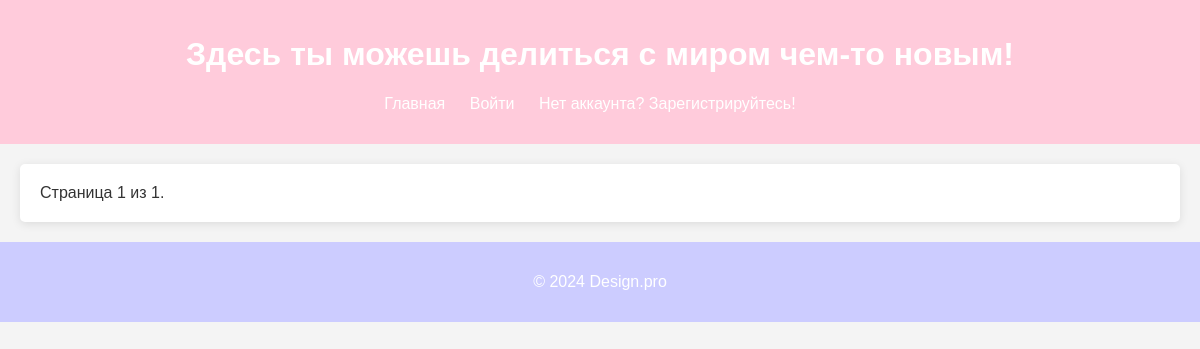
/BA/, run on an earlier commit of the app's database.
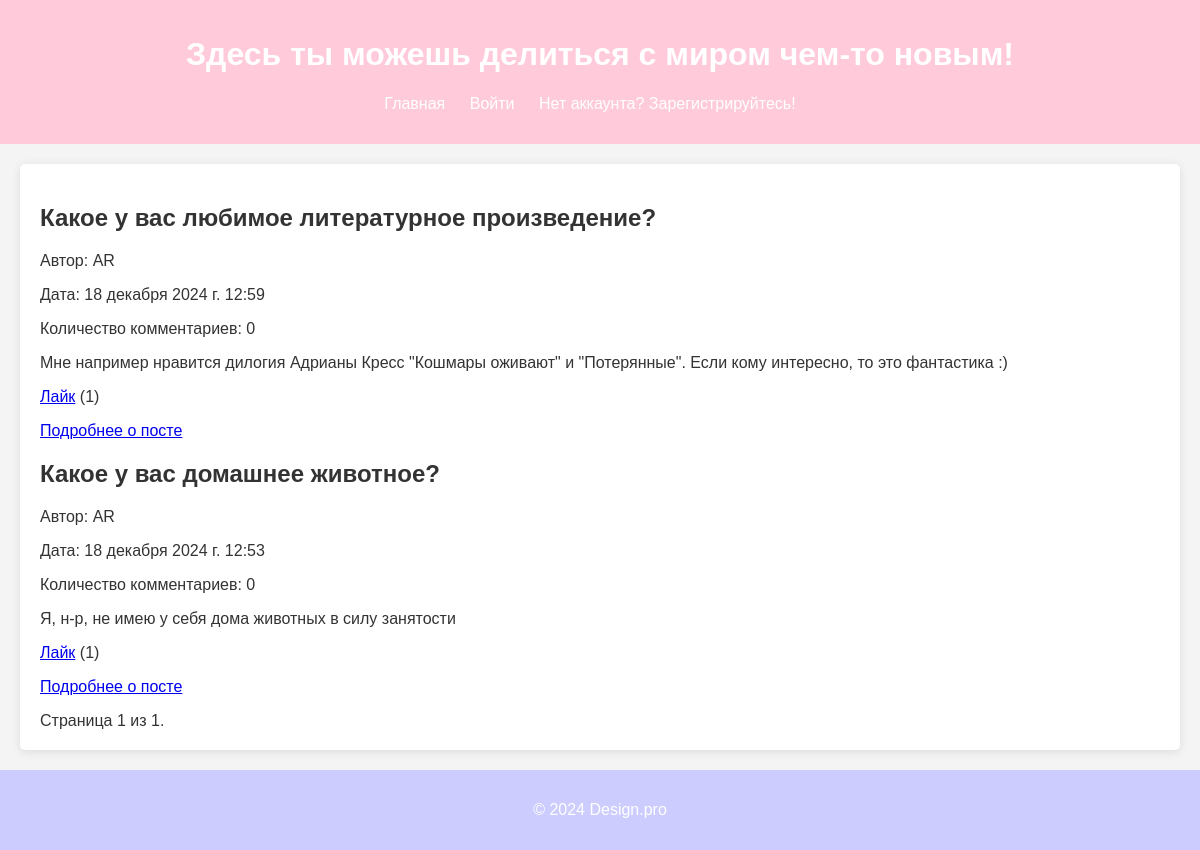
And on a later commit of the database.
### BA/models.py (models this page shows, shortened)
class Post(models.Model):
    author = models.ForeignKey(User, on_delete=models.CASCADE)
    title = models.CharField(max_length=200, verbose_name='Название')
    content = models.TextField(verbose_name='Контент')
    created_at = models.DateTimeField(auto_now_add=True)
    likes = models.ManyToManyField(User, related_name='liked_posts', blank=True)
    @property
    def comment_count(self):
        return self.comments.count()

class CustomUser(AbstractUser):
    first_name = models.CharField(max_length=150, blank=False, verbose_name='Имя')
    last_name = models.CharField(max_length=150, blank=False, verbose_name='Фамилия')
    username = models.CharField(max_length=150, unique=True, blank=False, verbose_name='Логин')
    email = models.EmailField(unique=True, blank=False, verbose_name='Электронная почта')
    middle_name = models.CharField(max_length=150, blank=False, verbose_name='Отчество')
    password1 = models.CharField(max_length=128, blank=False, null=True, verbose_name='Пароль')
    password2 = models.CharField(max_length=128, blank=False, null=True, verbose_name='Повтор пароля')
    avatar = models.ImageField(upload_to='avatars/', blank=True, null=True, verbose_name='Аватар')
    bio = models.TextField(blank=True, verbose_name='Биография')

### BA/views.py (the view)
# urls.py: path('', views.index, name='index'),
def index(request):
    posts = Post.objects.all().order_by('-created_at')
    paginator = Paginator(posts, 50)  # 50 постов на странице
    page_number = request.GET.get('page')
    page_obj = paginator.get_page(page_number)
    return render(request, 'index.html', {'page_obj': page_obj})

### BA/templates/index.html (shortened to what this page needs)
{% extends "base.html" %}
{% block content %}
{% for post in page_obj %}
    <div class="post">
        <h2>{{ post.title }}</h2>
        <p>Автор: {{ post.author.username }}</p>
        <p>Дата: {{ post.created_at }}</p>
        <p>Количество комментариев: {{ post.comment_count }}</p>
        <p>{{ post.content }}</p>
        <p>
            <a href="{% url 'BA:like_post' post.id %}">Лайк</a> ({{ post.likes.count }})
        </p>
        <p>
            <a href="{% url 'BA:post_detail' post.id %}">Подробнее о посте</a>
        </p>
    </div>
{% endfor %}
<div class="pagination">
    <span class="step-links">
        <span class="current">
            Страница {{ page_obj.number }} из {{ page_obj.paginator.num_pages }}.
        </span>
    </span>
</div>
{% endblock %}

### BA/templates/base.html (shortened to what this page needs)
<!DOCTYPE html>
<html lang="ru">
<head>
    {% load static %}
    <link rel="stylesheet" href="{% static 'css/style.css' %}">
</head>
<body>
    <header>
        <h1>Здесь ты можешь делиться с миром чем-то новым!</h1>
        <nav>
            <ul>
                <li><a href="{% url 'BA:index' %}">Главная</a></li>
                {% if user.is_authenticated %}
                <li><a href="{% url 'BA:profile' %}">Профиль</a></li>
                <form method="post" action="{% url 'BA:logout' %}">
                    {% csrf_token %}
                    <button type="submit">Выйти</button>
                </form>
                {% else %}
                <li><a href="{% url 'BA:login' %}">Войти</a></li>
                <li>Нет аккаунта? <a href="{% url 'BA:register' %}">Зарегистрируйтесь!</a></li>
                {% endif %}
            </ul>
        </nav>
    </header>
    <div class="container">
        <main>
            {% block content %}{% endblock %}
        </main>
    </div>
    <footer>
        <p>&copy; 2024 Design.pro</p>
    </footer>
</body>
</html>

### BA/static/css/style.css (style rules this page uses)
body { font-family: Arial, sans-serif; margin: 0; padding: 0; background-color: #f4f4f4; color: #333; }
header { background-color: #FFCBDB; color: #fff; padding: 15px 20px; text-align: center; }
nav ul { list-style-type: none; padding: 0; }
nav ul li { display: inline; margin-right: 20px; }
nav ul li a { color: #fff; text-decoration: none; }
.container { display: flex; margin: 20px; }
main { flex: 3; padding: 20px; background-color: #fff; border-radius: 5px; box-shadow: 0 2px 10px rgba(0, 0, 0, 0.1); }
footer { text-align: center; padding: 15px; background-color: #CCCCFF; color: white; position: relative; }

What changed in the data, as far as the page shows it:
added Post: title "Какое у вас любимое литературное произведение?", author.username "AR", created_at "18 декабря 2024 г. 12:59", comment_count "0", content "Мне например нравится дилогия Адрианы Кресс \"Кошмары оживают\" и \"Потерянные\". Если кому интересно, то это фантастика :)", likes.count "1"
added Post: title "Какое у вас домашнее животное?", author.username "AR", created_at "18 декабря 2024 г. 12:53", comment_count "0", content "Я, н-р, не имею у себя дома животных в силу занятости", likes.count "1"
